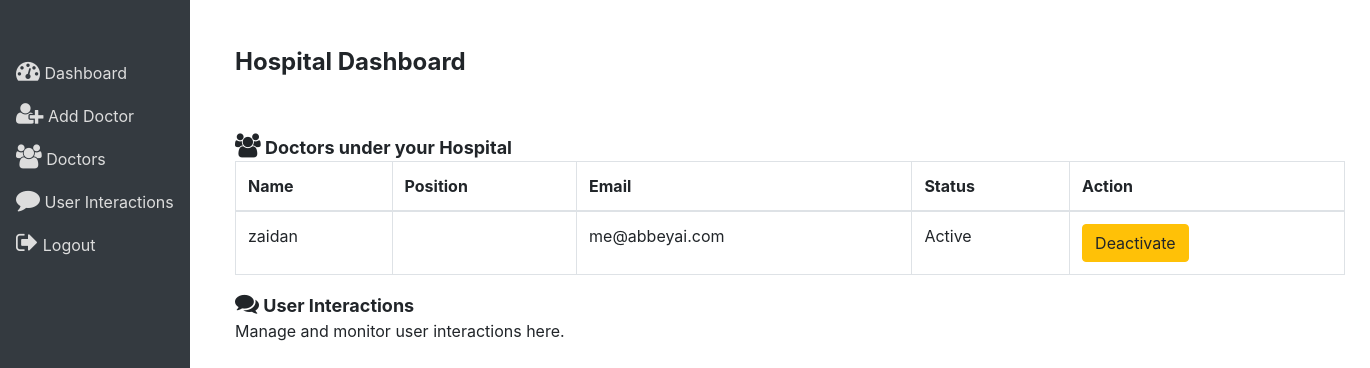
The app's page /hospital/dashboard (signed in) with its own data.
### application.py (models this page shows)
class User(db.Model, UserMixin):
    id = db.Column(db.Integer, primary_key=True)
    username = db.Column(db.String(20), unique=True, nullable=False)
    email = db.Column(db.String(120), unique=True, nullable=False)
    password = db.Column(db.String(60), nullable=False)
    role = db.Column(db.String(10), default='user')  # Role of the user (user, admin, super_admin)
    hospital_id = db.Column(db.Integer, db.ForeignKey('hospital.id'), nullable=True)  # Hospital association for admin
    profile = db.relationship('UserProfile', backref='user', uselist=False)  # One-to-one relationship with profile
    interaction_count = db.Column(db.Integer, default=0)  # Track number of interactions
    active = db.Column(db.Boolean, default=True)  # Active status for users (this line is essential)

### application.py (the view)
@app.route('/hospital/dashboard')
@login_required
def hospital_dashboard():
    if current_user.role != 'admin':
        flash("You do not have permission to access this page.", 'danger')
        return redirect(url_for('home'))
    doctors = User.query.filter_by(hospital_id=current_user.hospital_id, role='user').all()
    return render_template('hospital_dashboard.html', doctors=doctors, hospital=current_user.hospital)

### application.py (called while the page is built)
@login_manager.user_loader
def load_user(user_id):
    return User.query.get(int(user_id))

### templates/hospital_dashboard.html (shortened to what this page needs)
<!DOCTYPE html>
<html lang="en">
<head>
    <link href="https://stackpath.bootstrapcdn.com/bootstrap/4.3.1/css/bootstrap.min.css" rel="stylesheet">
    <link href="https://cdnjs.cloudflare.com/ajax/libs/font-awesome/4.7.0/css/font-awesome.min.css" rel="stylesheet">
    <link href="https://cdnjs.cloudflare.com/ajax/libs/morris.js/0.5.1/morris.css" rel="stylesheet">
</head>
<body>
    <div class="sidebar">
        <ul class="nav flex-column">
            <li class="nav-item">
                <a class="nav-link active" href="{{ url_for('hospital_dashboard') }}">
                    <i class="fa fa-dashboard"></i> Dashboard
                </a>
            </li>
            <li class="nav-item">
                <a class="nav-link" href="{{ url_for('add_doctor') }}">
                    <i class="fa fa-user-plus"></i> Add Doctor
                </a>
            </li>
            <li class="nav-item">
                <a class="nav-link" href="{{ url_for('hospital_dashboard') }}">
                    <i class="fa fa-users"></i> Doctors
                </a>
            </li>
            <li class="nav-item">
                <a class="nav-link" href="{{ url_for('user_interactions') }}">
                    <i class="fa fa-comment"></i> User Interactions
                </a>
            </li>
            <li class="nav-item">
                <a class="nav-link" href="{{ url_for('logout') }}">
                    <i class="fa fa-sign-out"></i> Logout
                </a>
            </li>
        </ul>
    </div>
    <div class="container">
        <div class="row">
            <div class="col-lg-12">
                <br><br>
                <h1 class="content-header">Hospital Dashboard</h1>
                <br><br>
<div class="row">
    <div class="col-lg-12">
        <div class="panel panel-default">
            <div class="panel-heading">
                <i class="fa fa-users"></i> Doctors under your Hospital
            </div>
            <div class="panel-body">
                <table class="table table-bordered">
                    <thead>
                        <tr>
                            <th>Name</th>
                            <th>Position</th>
                            <th>Email</th>
                            <th>Status</th>
                            <th>Action</th>
                        </tr>
                    </thead>
                    <tbody>
                        {% for doctor in doctors %}
                        <tr>
                            <td>{{ doctor.username }}</td>
                            <td>{{ doctor.profile.clinical_position }}</td>
                            <td>{{ doctor.email }}</td>
                            <td>
                                <span class="label
                                    {% if doctor.active %}
                                        label-success
                                    {% else %}
                                        label-danger
                                    {% endif %}
                                ">
                                    {% if doctor.active %}
                                        Active
                                    {% else %}
                                        Inactive
                                    {% endif %}
                                </span>
                            </td>
                            <td>
                                <a href="{{ url_for('toggle_doctor_status', doctor_id=doctor.id) }}"
                                   class="btn
                                   {% if doctor.active %}
                                       btn-warning
                                   {% else %}
                                       btn-success
                                   {% endif %}
                                ">
                                    {% if doctor.active %}
                                        Deactivate
                                    {% else %}
                                        Reactivate
                                    {% endif %}
                                </a>
                            </td>
                        </tr>
                        {% else %}
                        <tr>
                            <td colspan="5">No doctors associated with your hospital yet.</td>
                        </tr>
                        {% endfor %}
                    </tbody>
                </table>
            </div>
        </div>
    </div>
</div>
                <div class="row">
                    <div class="col-lg-12">
                        <div class="panel panel-default">
                            <div class="panel-heading">
                                <i class="fa fa-comments"></i> User Interactions
                            </div>
                            <div class="panel-body">
                                <p>Manage and monitor user interactions here.</p>
                            </div>
                        </div>
                    </div>
                </div>
            </div>
        </div>
    </div>
</body>
</html>

### templates/hospital_dashboard.html (style rules this page uses)
.panel-heading { font-weight: bold; font-size: 18px; }
.panel-body { font-size: 16px; }
.fa { font-size: 24px; }
.sidebar { position: fixed; top: 0; left: 0; height: 100%; background: #343a40; color: white; padding-top: 50px; }
.sidebar .nav-item a { color: #ddd; }
.container { margin-left: 220px; }
.content-header { font-size: 24px; font-weight: bold; }

### records on screen
User: username "zaidan", email "me@abbeyai.com", active "Active"
